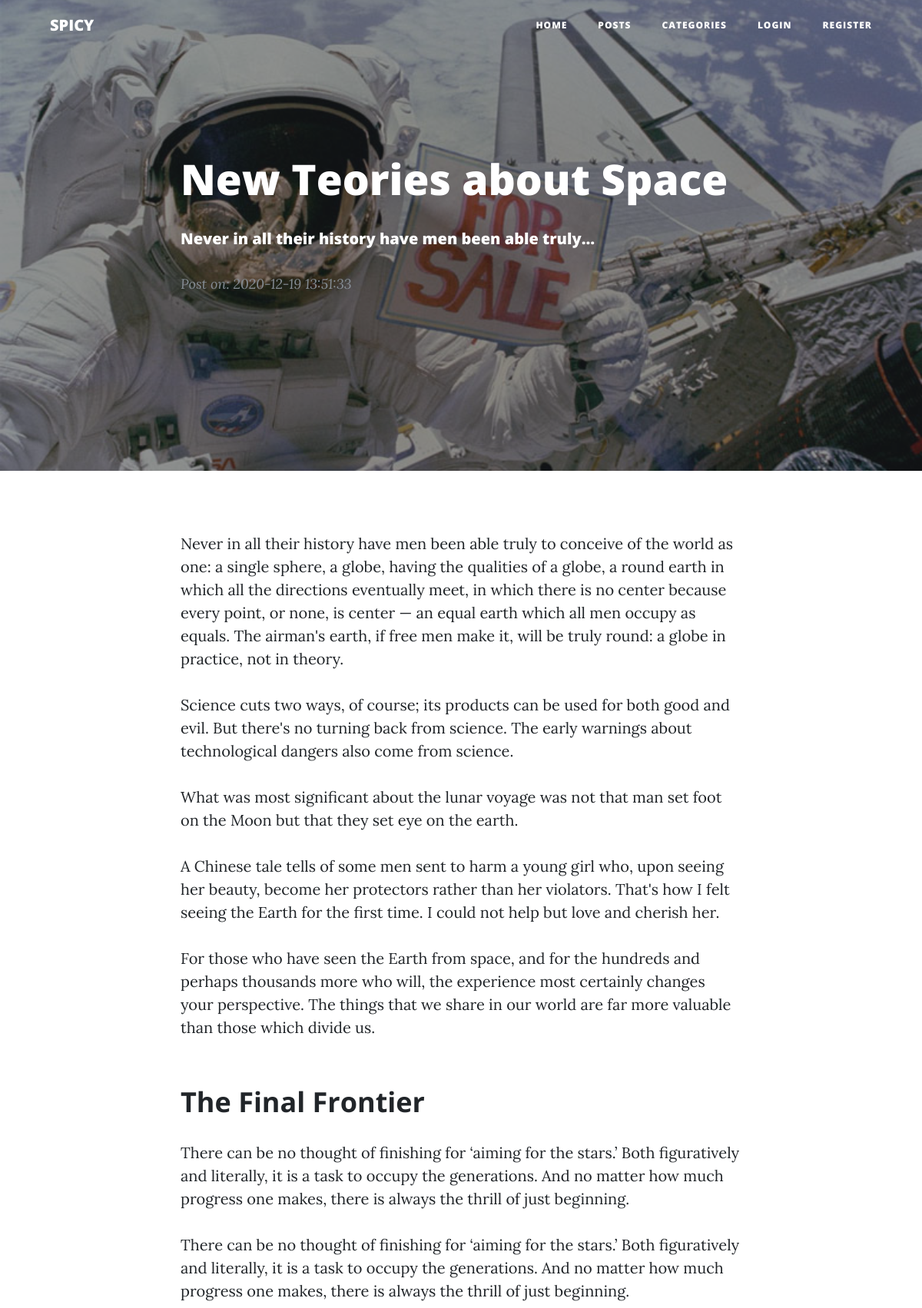
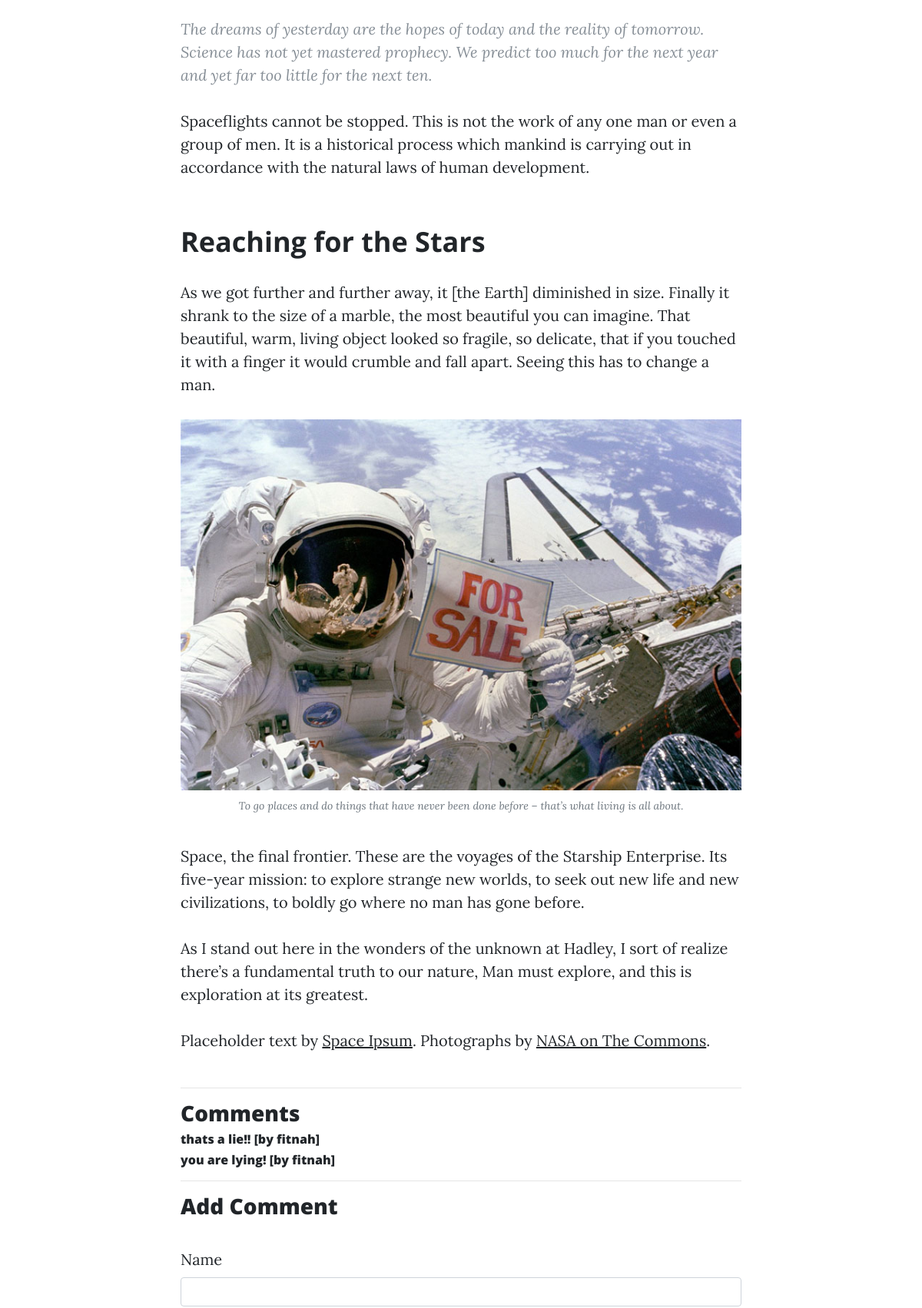
Screenshot of /home/view/New-Teories-about-Space (upper part) with the database file from the repository (2 pictures, top to bottom).
### tables this page shows
CREATE TABLE `posts` (
  `id` int(11) NOT NULL,
  `category_id` int(11) NOT NULL,
  `user_id` int(11) NOT NULL,
  `title` varchar(255) NOT NULL,
  `slug` varchar(255) NOT NULL,
  `body` text NOT NULL,
  `post_image` varchar(255) NOT NULL,
  `created_at` timestamp NOT NULL DEFAULT current_timestamp()
);

CREATE TABLE `comments` (
  `id` int(11) NOT NULL,
  `post_id` int(11) NOT NULL,
  `name` varchar(255) NOT NULL,
  `email` varchar(255) NOT NULL,
  `body` text NOT NULL,
  `created_at` timestamp NOT NULL DEFAULT current_timestamp()
);

### application/controllers/Home.php (called while the page is built, shortened)
<?php
class Home extends CI_Controller
{
    public function __construct()
    {
        $this->load->helper(array('form', 'url'));
    }
    public function view($slug = NULL)
    {
        $data['post'] = $this->post_model->get_post($slug);
        $post_id = $data['post']['id'];
        $data['comments'] = $this->comment_model->get_comment($post_id);
        $data['title'] = $data['post']['title'];
        $this->load->view('view', $data);
    }
}

### index.php (called while the page is built, shortened)
<?php
require_once BASEPATH.'core/CodeIgniter.php';

### application/models/Post_model.php (called while the page is built, shortened)
<?php
class Post_model extends CI_Model
{
    public function get_post($slug = FALSE, $limit = FALSE, $offset = FALSE)
    {
        $query = $this->db->get_where('posts', array('slug' => $slug));
        return $query->row_array();
    }
}

### application/models/Comment_model.php (called while the page is built, shortened)
<?php
class Comment_model extends CI_Model
{
    public function get_comment($post_id)
    {
        $query = $this->db->get_where('comments', array('post_id' => $post_id));
        return $query->result_array();
    }
}

### application/views/includes/comments.php (the view, shortened to what this page needs)
<h3>Comments</h3>
<?php if (!empty($comments)) : ?>
    <?php foreach ($comments as $comment) : ?>
        <div class="well">
            <h6><?php echo $comment['body']; ?> [by <strong><?php echo $comment['name']; ?></strong>]</h6>
        </div>
    <?php endforeach; ?>
<?php else : ?>
    <p>No Comments To Display</p>
<?php endif; ?>
<hr>
<h3>Add Comment</h3>
<?php echo form_open('comments/create/' . $post['id']); ?>
<div class="form-group">
    <label>Name</label>
    <input type="text" name="name" class="form-control">
</div>
</form>

### application/views/includes/headerpost.php (shortened to what this page needs)
<header class="masthead"
    style="background-image: url(<?php echo base_url(); ?>static/img/posts/<?php echo $post['post_image']; ?>);">
    <div class="overlay"></div>
    <div class="post-heading">
        <div class="container">
            <div class="row">
                <div class="col-lg-8 col-md-10 mx-auto">
                    <div class="post-preview">
                        <h1 class="post-title">
                            <?php echo $post['title']; ?>
                            <h5 class="post-subtitle">
                                <?php echo word_limiter($post['body'], 10); ?>
                            </h5>
                            <p class="post-meta">Post on: <?php echo $post['created_at']; ?></p>
                    </div>
                </div>
            </div>
        </div>
    </div>
</header>

### application/views/pages/viewcontent.php
<article>
  <div class="container">
    <div class="row">
      <div class="col-lg-8 col-md-10 mx-auto">
        <?php echo $post['body']; ?>
      </div>
    </div>
  </div>
</article>

### rows the page displays
posts: post_image (picture), title "New Teories about Space", body "Never in all their history have men been able truly…", created_at "2020-12-19 13:51:33", body "Never in all their history have men been able truly to conceive of the world as one: a single sphere, a globe, having the qualities of a globe, a round earth in which all the directions eventually meet, in which there is no center because every point, or none, is center — an equal earth which all men occupy as equals. The airman's earth, if free men make it, will be truly round: a globe in practice, not in theory. Science cuts two ways, of course; its products can be used for both good and evil. But there's no turning back from science. The early warnings about technological dangers also come from science. What was most significant about the lunar voyage was not that man set foot on the…", body (picture)
comments: body "thats a lie!!", name "fitnah"
comments: body "you are lying!", name "fitnah"

### other values shown
SITE_NAME "SPICY"
